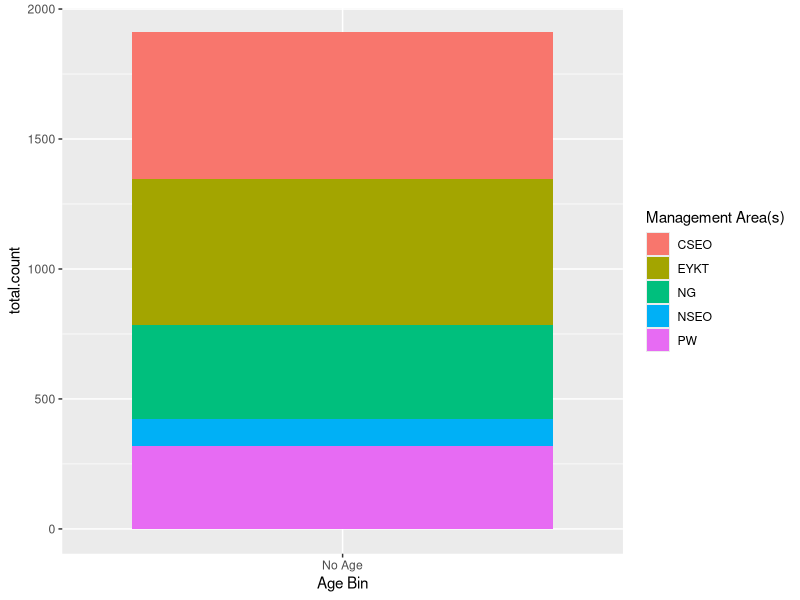

This chart was generated by the following R code: (Note: this script raises an error after producing the figure.)
library(tidyverse)
library(lubridate)

fish.data <- read_csv("ADU Specimen Analysis.csv")

fish.data %>%
  filter(`Common Name` == "lingcod",
         `Sampling Year` == 2018) %>%
  group_by(`Management Area(s)`, `Age Bin`) %>%
  summarise(total.count = sum(`Specimen Count`)) %>%
  ggplot(aes(x = `Age Bin`, y = total.count)) +
  geom_bar(stat = "identity",
           aes(fill = `Management Area(s)`))

x <- unique(fish.data$`Common Name`)
x

includeHTML(paste0(getwd(),"/www/","adfgaboutus1.html")) #was trying to get a link stragiht from website

data$`Age Bin`[data$`Age Bin` %in% "20-Nov"] <- "11-20"



#h1 - h6 coresonds to the text size: h1 is largest, then it sgets smaller as you go

# tags$div(
#   tags$h1("Heading"), 
#   tags$h2("Subheading"), 
#   tags$h3("Subsubheading"), 
#   tags$h4("Subsubsubheading"), 
#   tags$h5("Subsubsubsubheading"), 
#   tags$h6("Subsubsubsubsubheading") 
# ),
###HTML notes for images, banner, etc
# tags$div(
#   HTML(paste("Select a year to view Alaska Fish Counts ", tags$span(style="color:red", "red"), sep = ""))
# ),

#tags$h1(id = "title1", "Alaska Fish Counts from 1976 - 2019"),
#    #titlePanel("Alaska Fish Counts from 1976 - 2019"),
#    #tags$b("This text is bold."),
#    #tags$img(src = "fish_and_gamelogo.png", width = "50px", height = "50px"), ##NEED to put images in a another folder called www. Don't know why
#    div(
#      h1(style="background-color: black; color: white; height: 125px; padding: 10px; margin: 0px",
#         
#         HTML('<img src="fish_and_gamelogo.png" style="float:right; padding-right:25px" width="125px" height="100px"/>',
#              'Alaska Fish Counts <br> 1976-2019'
#         ))
#    ),
#    tags$div(
#      tags$blockquote(
#        tags$em("Science in the Last Frontier", cite = "Alaska Fish and Game"))
#      
#    ),
#    #div creates a division of an html document
#    
#    HTML('<hr >'), #this makes a horizontonal line break; also works by tags$hr()
